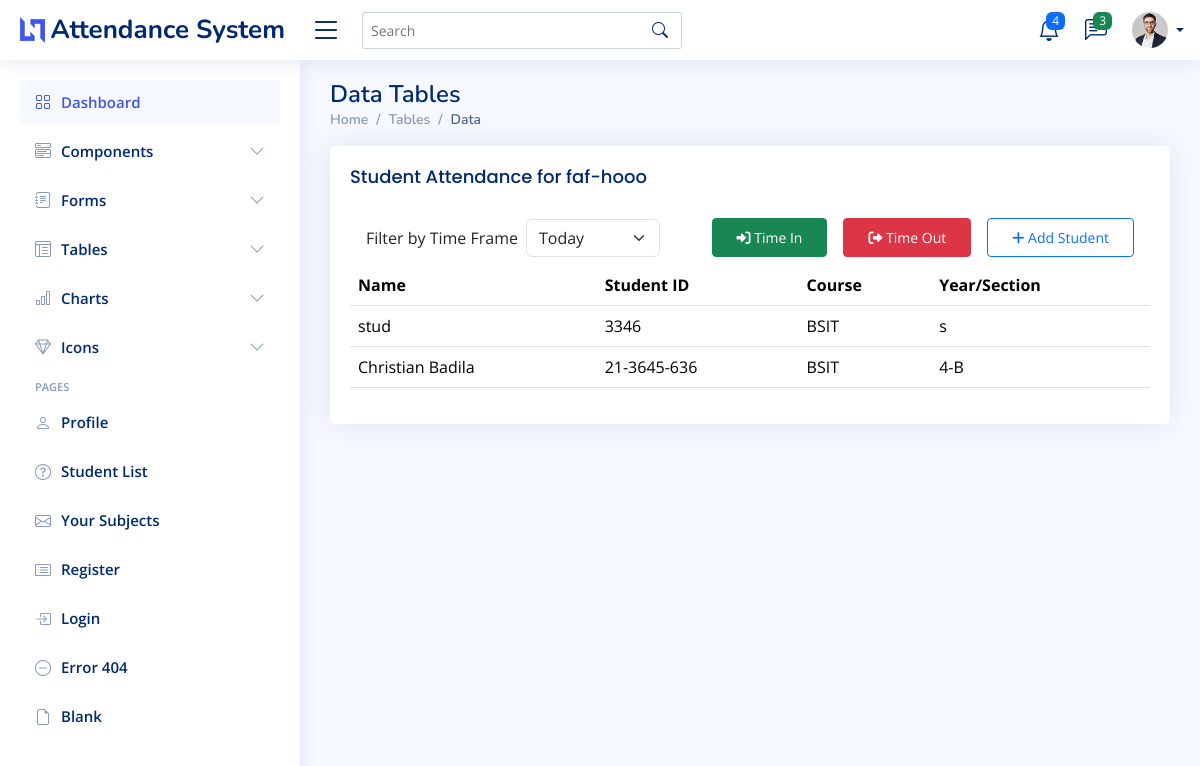
The app's page /student-attendance/12/ with its own data.
### myapp/models.py (models this page shows, shortened)
class Subject(models.Model):
    name = models.CharField(max_length=100)
    description = models.TextField(blank=True, null=True)
    course_year_section = models.CharField(max_length=100, default="default_course_year_section")
    teacher = models.ForeignKey(Teacher, on_delete=models.CASCADE, related_name="subjects")
    created_at = models.DateTimeField(auto_now_add=True)

class Student(models.Model):
    username = models.CharField(max_length=255, unique=True, default="default_username")
    student_id = models.CharField(max_length=50, unique=True)
    full_name = models.CharField(max_length=255)
    course = models.CharField(max_length=100)
    year_section = models.CharField(max_length=50, blank=True, null=True)
    email = models.EmailField(unique=True, blank=True, null=True)
    password = models.CharField(max_length=255)
    subjects = models.ManyToManyField(Subject, related_name="students")
    created_at = models.DateTimeField(auto_now_add=True)

### myapp/views.py (the view, shortened to what this page needs)
# urls.py: path('student-attendance/<int:id>/', views.student_attendance, name='student-attendance'),
def student_attendance(request, id):
    subject = get_object_or_404(Subject, id=id)
    assigned_students = subject.students.all()
    available_students = Student.objects.exclude(id__in=assigned_students.values_list('id', flat=True))
    return render(request, 'myapp/student_attendance.html', {
        'assigned_students': assigned_students,
        'available_students': available_students,
        'subject': subject
    })

### myapp/templates/myapp/student_attendance.html (shortened to what this page needs)
{% extends 'myapp/base.html' %}
{% load static %}
{% block content %}
<main id="main" class="main">
  <div class="pagetitle">
    <h1>Data Tables</h1>
    <nav>
      <ol class="breadcrumb">
        <li class="breadcrumb-item"><a href="index.html">Home</a></li>
        <li class="breadcrumb-item">Tables</li>
        <li class="breadcrumb-item active">Data</li>
      </ol>
    </nav>
  </div>
  <section class="section">
    <div class="row">
      <div class="col-lg-12">
        <div class="card">
          <div class="card-body">
            <h5 class="card-title">Student Attendance for {{subject.name}}-{{subject.course_year_section}}</h5>
    <div class="d-flex flex-column flex-lg-row justify-content-between align-items-center gap-3 py-2 px-3">
      <div class="d-flex flex-column flex-md-row align-items-center gap-2">
          <label for="timeframe" class="form-label mb-0">Filter by Time Frame</label>
          <select class="form-select w-auto" id="timeframe">
              <option value="today">Today</option>
          </select>
      </div>
      <div class="d-flex flex-column flex-md-row gap-3">
          <button type="button" class="btn btn-success btn-sm px-4 py-2" id="startLogin">
              <i class="fa-solid fa-sign-in-alt"></i> Time In
          </button>
          <button type="button" class="btn btn-danger btn-sm px-4 py-2" id="startLogout">
              <i class="fa-solid fa-sign-out-alt"></i> Time Out
          </button>
          <button type="button" class="btn btn-outline-primary btn-sm px-4 py-2" data-bs-toggle="modal" data-bs-target="#addStudentModal">
              <i class="fa-solid fa-plus"></i> Add Student
          </button>
      </div>
    </div>
        <div class="table-responsive">
          <table class="table datatable">
            <thead>
              <tr>
                <th>Name</th>
                <th>Student ID</th>
                <th>Course</th>
                <th>Year/Section</th>
              </tr>
            </thead>
            <tbody>
              {% for student in assigned_students %}
                <tr>
                  <td>{{ student.full_name }}</td>
                  <td>{{ student.student_id }}</td>
                  <td>{{ student.course }}</td>
                  <td>{{ student.year_section }}</td>
                </tr>
              {% endfor %}
            </tbody>
          </table>
        </div>
      </div>
    </div>
  </div>
</div>
</section>
</main>
{% endblock %}

### static/assets/css/style.css (style rules this page uses)
:root { scroll-behavior: smooth; }
body { font-family: "Open Sans", sans-serif; background: #f6f9ff; color: #444444; }
h1, h2, h3, h4, h5, h6 { font-family: "Nunito", sans-serif; }
#main { margin-top: 60px; padding: 20px 30px; transition: all 0.3s; }
.pagetitle { margin-bottom: 10px; }
.pagetitle h1 { font-size: 24px; margin-bottom: 0; font-weight: 600; color: #012970; }
.card { margin-bottom: 30px; border: none; border-radius: 5px; box-shadow: 0px 0 30px rgba(1, 41, 112, 0.1); }
.card-title { padding: 20px 0 15px 0; font-size: 18px; font-weight: 500; color: #012970; font-family: "Poppins", sans-serif; }
.card-body { padding: 0 20px 20px 20px; }
.breadcrumb { font-size: 14px; font-family: "Nunito", sans-serif; color: #899bbd; font-weight: 600; }
.breadcrumb a { color: #899bbd; transition: 0.3s; }
.breadcrumb .breadcrumb-item::before { color: #899bbd; }
.breadcrumb .active { color: #51678f; font-weight: 600; }
@media (min-width: 1200px) { #main, #footer { margin-left: 300px; } }

### records on screen
Subject: name "faf", course_year_section "hooo"
Student: full_name "stud", student_id "3346", course "BSIT", year_section "s"
Student: full_name "Christian Badila", student_id "21-3645-636", course "BSIT", year_section "4-B"
